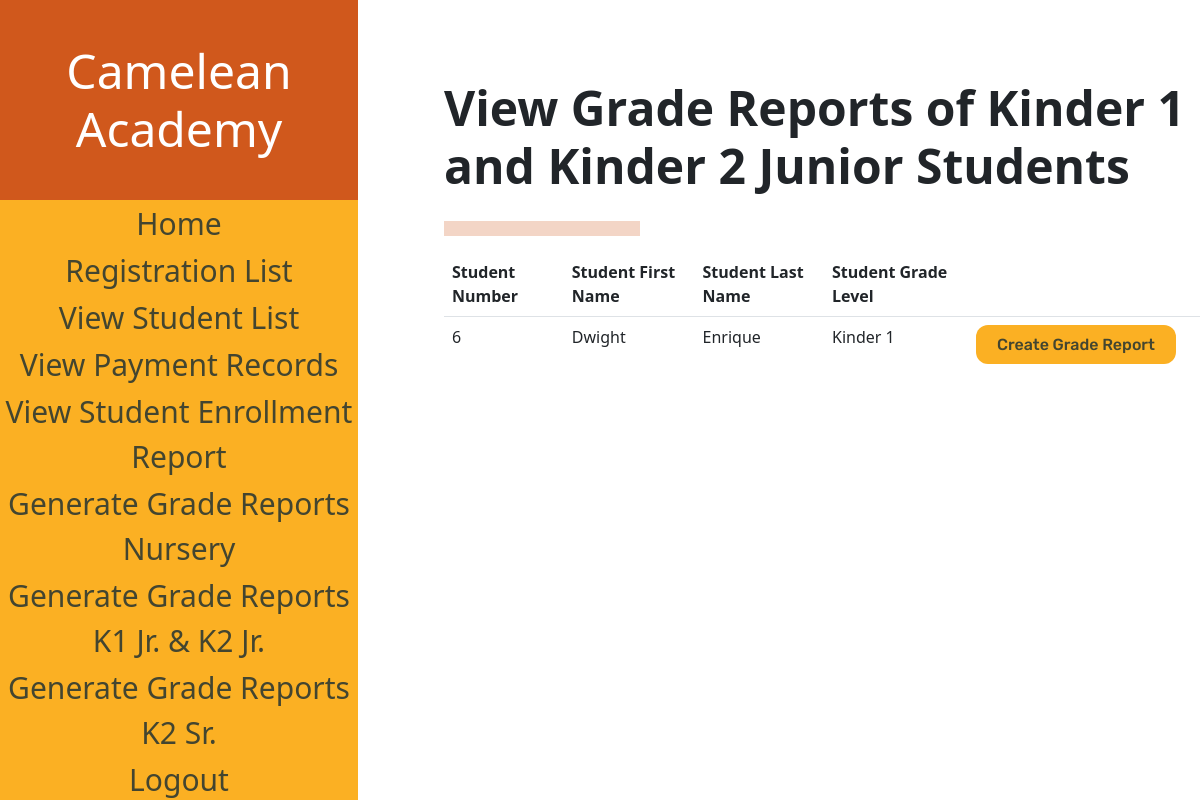
Page /GradeReportListKinder1Kinder2Junior (signed in) on the earlier database version.
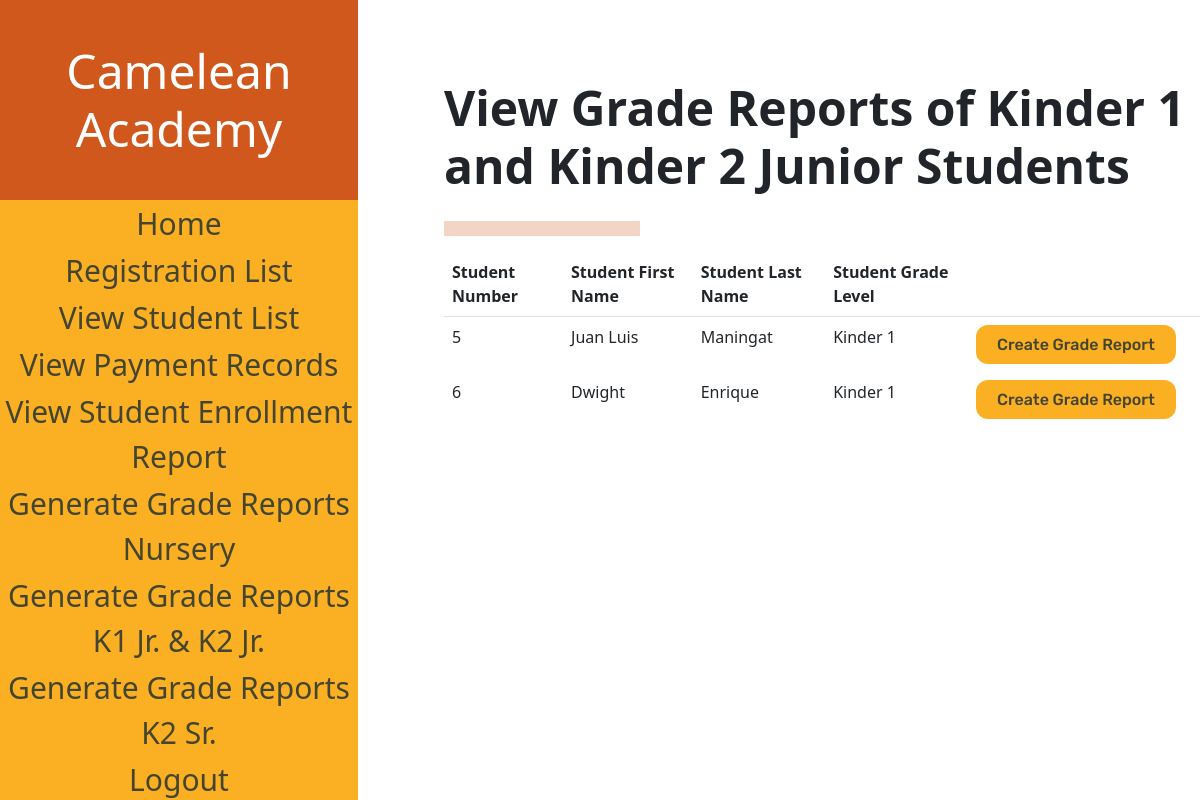
Same page on the later database version.
### sis_app/models.py (models this page shows)
class Account(models.Model):
    username = models.CharField(max_length=128)
    password = models.CharField(max_length=128)#passwords should be stored hashed
    class Meta:
        abstract=True # Don't use this line if you want Contact to have its own table

class Student(Account):
    student_firstname = models.CharField(max_length=128, default=None)#
    student_lastname = models.CharField(max_length=128, default=None)#
    student_middlename = models.CharField(max_length=128, default=None)
    student_nickname = models.CharField(max_length=128, default=None)
    student_birthday = models.DateField(default=datetime.date.today())
    grade_levels = [
        ('Nursery','Nursery'),
        ('Kinder 1','Kinder 1'),
        ('Kinder 2 Junior', 'Kinder 2 Junior'),
        ('Kinder 2 Senior', 'Kinder 2 Senior'),
    ]
    student_grade_level = models.CharField(max_length=128, choices=grade_levels, default='Nursery')#
    status =[
    ('Not Enrolled','Not Enrolled'),
    ('Enrolled', 'Enrolled'),
    ]#
    enrollment_status = models.CharField(max_length=20, choices=status,default='Not Enrolled')#
    student_schoolyear_start=models.IntegerField(('year'), validators=[MinValueValidator(2000)], default=None)#
    student_address = models.CharField(max_length=300, default=None)
    student_religion = models.CharField(max_length=128, default=None)
    student_nationality = models.CharField(max_length=128, default=None)
    student_hobbies = models.TextField(max_length=500, default=None)
    student_likes = models.TextField(max_length=500, default=None)
    student_dislikes = models.TextField(max_length=500, default=None)
    student_shm = models.TextField(max_length=500, default=None)
    student_allergies = models.TextField(max_length=500, default=None)
    student_sd = models.TextField(max_length=500, default=None)
    student_oconsiderations = models.TextField(max_length=500, default=None)
    student_guardianemail = models.EmailField(max_length = 254, default=None)
    student_f_firstname = models.CharField(max_length=128, default=None)
    student_f_lastname = models.CharField(max_length=128, default=None)
    student_f_middlename = models.CharField(max_length=128, default=None)
    student_f_telno = models.CharField(max_length=128, default=None)
    student_f_address = models.CharField(max_length=300, default=None)
    student_f_occupation = models.CharField(max_length=128, default=None)
    student_f_employer = models.CharField(max_length=128, default=None)
    student_f_oaddress = models.CharField(max_length=300, default=None)
    student_f_otelno = models.CharField(max_length=128, default=None)
    student_f_natureofbusiness = models.CharField(max_length=128, default=None)
    student_m_firstname = models.CharField(max_length=128, default=None)
    student_m_lastname = models.CharField(max_length=128, default=None)
    student_m_middlename = models.CharField(max_length=128, default=None)
    student_m_telno = models.CharField(max_length=128, default=None)
    student_m_address = models.CharField(max_length=300, default=None)
    student_m_occupation = models.CharField(max_length=128, default=None)
    student_m_employer = models.CharField(max_length=128, default=None)
    student_m_oaddress = models.CharField(max_length=300, default=None)
    student_m_otelno = models.CharField(max_length=128, default=None)
    student_m_natureofbusiness = models.CharField(max_length=128, default=None)
    student_sibling_name = models.CharField(max_length=300, default=None)
    student_sibling_gender = models.CharField(max_length=128, default=None)
    student_sibling_age = models.IntegerField(default=None)
    student_sibling_school=models.CharField(max_length=300, default=None)
    student_medexp = models.BooleanField(default = False)
    student_rules = models.BooleanField(default = False)
    student_accuracy = models.BooleanField(default = False)
    student_signedname = models.CharField(max_length=300, default=None)
    student_signdate = models.DateField(default=datetime.date.today())
    enrollment_plan_choices =[
    ('Annually','Annually'),
    ('Bi-Annually', 'Bi-Annually'),
    ('Quarterly', 'Quarterly'),
    ]
    student_enrollment_plan = models.CharField(max_length=20, choices=enrollment_plan_choices,default='Annually')

### sis_app/views.py (the view)
# urls.py: path('GradeReportListKinder1Kinder2Junior',views.GradeReportList_Kinder1Kinder2Junior, name="grade_report_k1k2jr"),
@login_required(login_url='sis_app:log_in')
def GradeReportList_Kinder1Kinder2Junior(request):
    if request.user.is_superuser:
        students = Student.objects.filter(student_grade_level__in = ['Kinder 1', 'Kinder 2 Junior'])
        student = {'studentList' : students}
        return render(request,"sis_app/GradeReportK1K2JR_List.html", student)
    else:
        return redirect('sis_app:home')

### sis_app/templates/sis_app/GradeReportK1K2JR_List.html (shortened to what the changed rows need)
<!DOCTYPE html>
<html>
{% load static %}
<head>
    <link href="https://cdn.jsdelivr.net/npm/bootstrap@5.1.3/dist/css/bootstrap.min.css" rel="stylesheet">
    <link rel="stylesheet" href="{% static "styles\GReportList.css" %}" type="text/css">
</head>
<body>
    <div class="navbar">
        <div class="navbar-table-container">
            <table class = "navbarTable">
                <thead class= "border-bottom font-weight-bold">
                    <h1 class = "navbarHeader">
                        Camelean Academy
                    </h1>
                </thead>
            </table>
        </div>
    </div>
    <div class = "elements">
        <h2 class="pageHeading">View Grade Reports of Kinder 1 and Kinder 2 Junior Students</h2>
            <div class="table-container">
                <table class = "table table-borderless">
                    <thead class= "border-bottom font-weight-bold">
                        <tr>
                            <th>Student Number</th>
                            <th>Student First Name</th>
                            <th>Student Last Name</th>
                            <th>Student Grade Level</th>
                            <th></th>
                            <th></th>
                        </tr>
                    </thead>
                    <tbody>
                        {% for student in studentList %}
                        <tr>
                            <td data-heading="Student ID">{{student.pk}}</td>
                            <td data-heading="First Name">{{student.student_firstname}}</td>
                            <td data-heading="Last Name">{{student.student_lastname}}</td>
                            <td data-heading="Last Name">{{student.student_grade_level}}</td>
                            <td data-heading="Create Grade Report"><a class="buttonDesignNegative-elements" href="{% url 'sis_app:grade_report_form_k1k2jr' student.id %}">Create Grade Report</a>
                            </td>
                        </tr>
                        {% endfor %}
                    </tbody>
                </table>
            </div>
    </div>
</body>
</html>

Differences in the rows shown:
now on this page (row edited): Student: pk "5", student_firstname "Juan Luis", student_lastname "Maningat", student_grade_level "Kinder 1"
